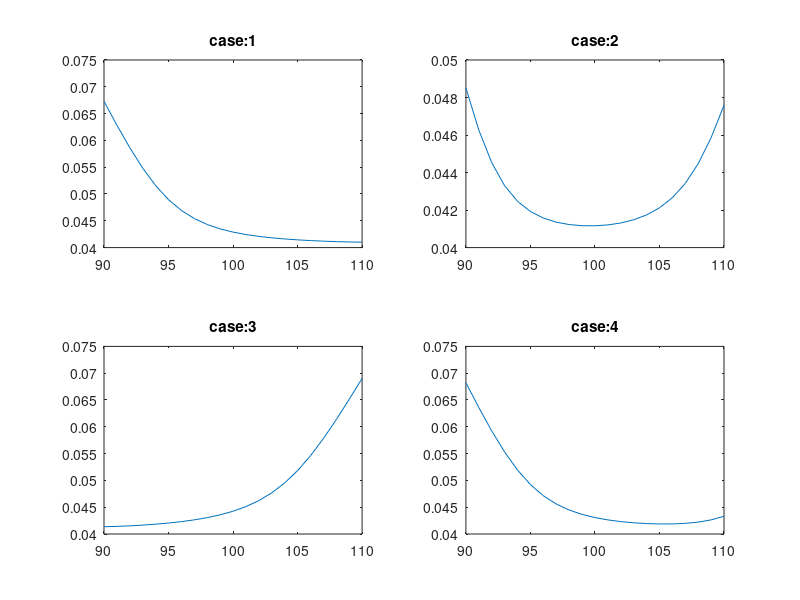

The MATLAB script that drew this image:
format compact
format short
clear all
clc
%%

for c=1:4

    stock = 100;
    sigma = 0.04;
    w=0.01;
    if c==2
        theta=0;
    elseif c==3
        theta = 0.3;
    else
        theta=-0.3;
    end
    if c==4
        delta = 0.25;
    else
        delta=0.15;
    end
    q1=1;
    bond=1;
    mu = log(stock/bond) - sigma^2/2 - log((1-w)+w*exp(theta+delta^2/2));



    d= @(k,k1,k2) (log(k)-k1)/(k2^(1/2));
    f= @(k,k1,k2) q1*k*normcdf(d(k,k1,k2))-q1*exp(k1+k2/2)*normcdf(d(k,k1,k2)-k2^(1/2));

    steps=21;
    calls=zeros(steps,1);

    for i=1:steps
        k=89+i;
        term1=(1-w)*f(k,mu,sigma^2);
        term2=w*f(k,mu+theta,sigma^2+delta^2);
        put=term1+term2;
        call=put+stock-bond*k;
        calls(i)=call;
    end

    disp('call prices');
    disp(calls);

    %%


    k=90:110;








    d=@(sigma,strike) (log(stock/(bond*strike))+sigma^2/2)/sigma;
    call_price = @(sigma,strike) stock * normcdf(d(sigma,strike)) - bond * strike * normcdf(d(sigma,strike)-sigma);
    f=@(sigma,call,strike) call_price(sigma,strike) - call;



    vol=zeros(steps,1);
    for i=1:steps

        strike = k(i);
        call = calls(i);

        x0=0.05;
        x1=1;

        fx0=f(x0,call,strike);
        fx1=f(x1,call,strike);

        fx2=100000;
        tol=1.e-8;

            while(abs(fx2) > tol)


                x2 = x1 - fx1*((x1-x0)/(fx1-fx0));

                fx2=f(x2,call,strike);

                x0=x1;
                x1=x2;

                fx0=f(x0,call,strike);
                fx1=f(x1,call,strike);

            end
        vol(i)=x2;
    end
    disp('implied vol');
    disp(vol);

    subplot(2,2,c),plot(k,vol);
    title(strcat('case: ',sprintf('%d',c)),'FontWeight','bold');
end

